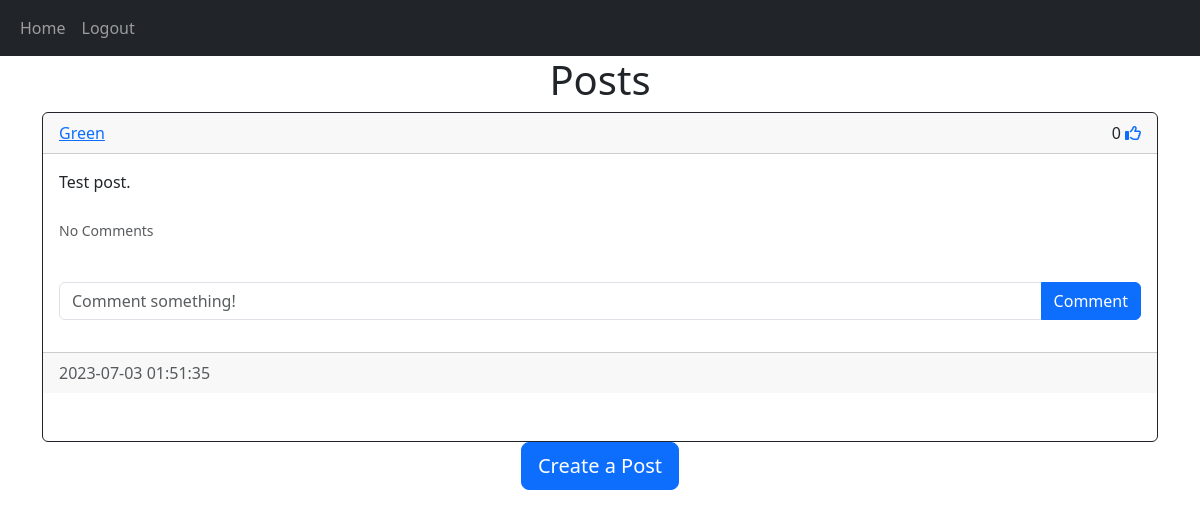
Before: /home (signed in) with the older database file.
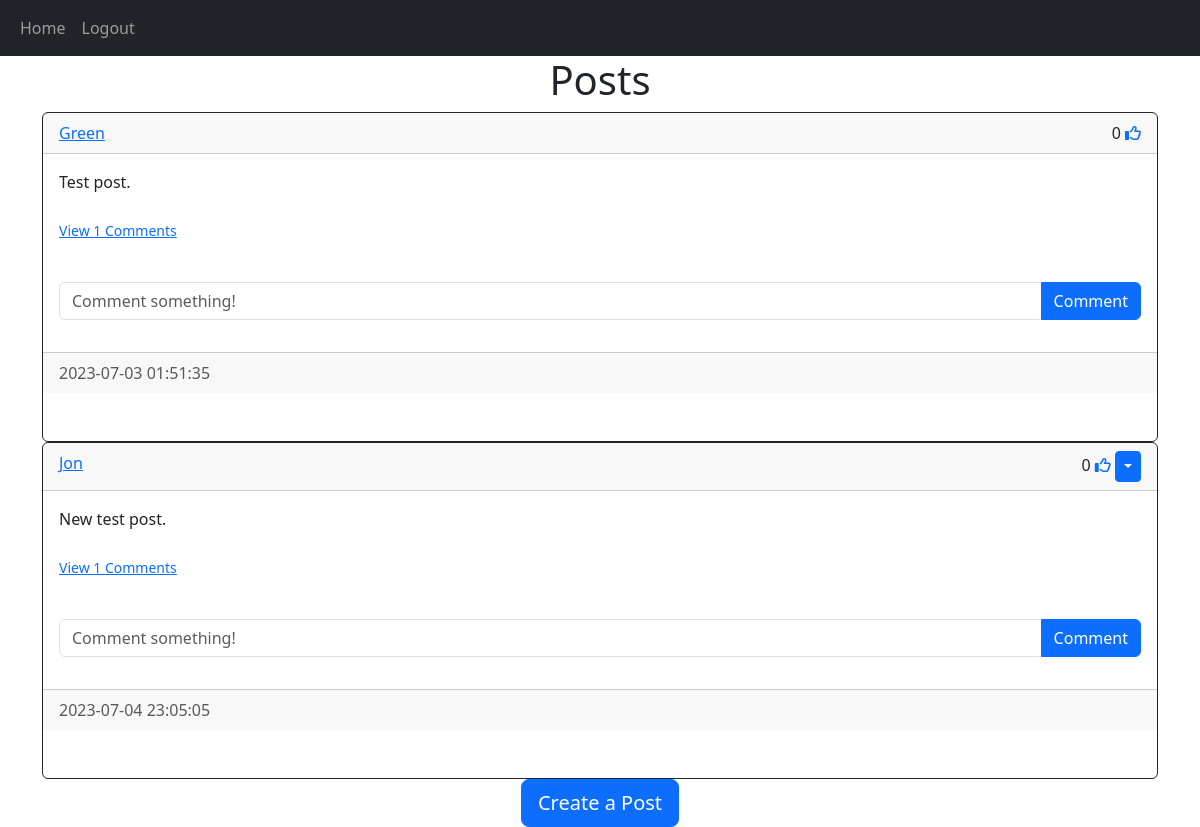
After: the same page with the newer database file.
### website/models.py (models this page shows)
class Post(db.Model):
    id = db.Column(db.Integer, primary_key=True)
    text = db.Column(db.Text, nullable=False)
    date_created = db.Column(db.DateTime(timezone=True), default=func.now())
    author = db.Column(db.Integer, db.ForeignKey('user.id', ondelete='CASCADE'), nullable=False)
    comments = db.Relationship('Comment', backref='post', passive_deletes=True)
    likes = db.Relationship('Like', backref='post', passive_deletes=True)

class User(db.Model, UserMixin):
    id = db.Column(db.Integer, primary_key=True)
    email = db.Column(db.String(150), unique=True)
    username = db.Column(db.String(150), unique=True)
    password = db.Column(db.String(150))
    date_created = db.Column(db.DateTime(timezone=True), default=func.now())
    posts = db.relationship('Post', backref='user', passive_deletes=True)
    comments = db.Relationship('Comment', backref='user', passive_deletes=True)
    likes = db.Relationship('Like', backref='user', passive_deletes=True)

### website/views.py (the view)
@views.route('/')
@views.route('/home')
@login_required
def home():
    posts = Post.query.all()
    return render_template('home.html', user=current_user, posts=posts)

### website/__init__.py (called while the page is built)
def create_app():
    app = Flask(__name__)
    app.config['SECRET_KEY'] = "Green Bean"
    app.config['SQLALCHEMY_DATABASE_URI'] = f'sqlite:///{DB_NAME}'
    db.init_app(app)
    from .auth import auth
    from .views import views
    app.register_blueprint(auth, url_prefix="/")
    app.register_blueprint(views, url_prefix="/")
    from .models import User, Post, Comment, Like
    with app.app_context():
        db.create_all()
    login_manager = LoginManager()
    login_manager.login_view = "auth.login"
    login_manager.init_app(app)
    @login_manager.user_loader
    def load_user(id):
        return User.query.get(int(id))
    return app

### website/templates/home.html (shortened to what this page needs)
{% extends "post_div.html" %}

### website/templates/post_div.html (shortened to what this page needs)
{% extends "base.html" %}
{% block content %}
    <h1 align="center">
        {% block header %}
            Posts
        {% endblock %}
    </h1>
    <div id="posts">
        {% for post in posts %}
            <div class="card border-dark">
                <div class="card-header d-flex justify-content-between alien-items-center">
                    <a href="/posts/{{post.user.username}}">{{ post.user.username }}</a>
                    <div>
                        {{ post.likes|length }}
                        {% if user.id in post.likes|map(attribute="author")|list %}
                            <a href="/like-post/{{post.id}}"><i class="fas fa-thumbs-up"></i></a>
                        {% else %}
                            <a href="/like-post/{{post.id}}"><i class="far fa-thumbs-up"></i></a>
                        {% endif %}
                        {% if user.id == post.author %}
                        <div class="btn-group">
                            <button type="button" class="btn btn-sm btn-primary dropdown-toggle" data-bs-toggle="dropdown"></button>
                        </div>
                        {% endif %}
                    </div>
                </div>
                <div class="card-body">
                    <div class="card-text">{{ post.text }}</div>
                    <br />
                    <p class="card-text">
                        {% if post.comments|length > 0 %}
                            <a data-bs-toggle="collapse" href="#comments-{{post.id}}" role="button">
                                <small>View {{ post.comments|length }} Comments</small>
                            </a>
                        {% else %}
                            <small class="text-muted">No Comments</small>
                        {% endif %}
                    </p>
                    <br />
                    <form class="input-group mb-3" method="POST" action="/create-comment/{{post.id}}">
                        <input type="text" id="text" name="text" class="form-control" placeholder="Comment something!" />
                        <button type="submit" class="btn btn-primary">Comment</button>
                    </form>
                </div>
                <div class="card-footer text-muted">{{ post.date_created }}</div>
            <br /> <br />
            </div>
        {% endfor %}
    </div>
    {% block footer %}
    <div align="center">
        <a href="/create-post">
            <button type="button" class="btn btn-primary btn-lg">
                Create a Post
            </button>
        </a>
    </div>
    {% endblock %} {% endblock %}

### website/templates/base.html (shortened to what this page needs)
<!doctype html>
<html lang="en">
<head>
    <link href="https://cdn.jsdelivr.net/npm/bootstrap@5.3.0/dist/css/bootstrap.min.css"
          rel="stylesheet"
>
</head>
<body>
    <nav class="navbar navbar-expand-lg navbar-dark bg-dark">
        <div class="container-fluid">
            <div class="collapse navbar-collapse" id="navbar">
                <div class="navbar-nav">
                    <a class="nav-item nav-link" href="/home">Home</a>
                    {% if user.is_authenticated %}
                        <a class="nav-item nav-link" href="/logout">Logout</a>
                    {% else %}
                        <a class="nav-item nav-link" href="/login">Login</a>
                        <a class="nav-item nav-link" href="/signup">Signup</a>
                    {% endif %}
                </div>
            </div>
        </div>
    </nav>
    <div class="container">{% block content %}{% endblock %}</div>
</body>
</html>

Changed rows visible on the page:
shown differently, row unchanged: Post "Test post.": comments|length (not shown) → "1"; text "No Comments" → "View Comments"
added Post: user.username "Jon", likes|length "0", text "New test post.", comments|length "1", date_created "2023-07-04 23:05:05"
